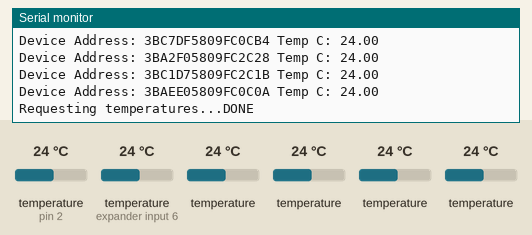
The sketch below on a simulated Arduino Uno, built with avr-gcc and run on an emulated ATmega328P. Shown: the last lines printed to the serial monitor. The test bench sets the inputs (shaded band); at power-on: temperature (sensors on pin 2, expander input 6) 24 °C, temperature 24 °C.

Above: at 1.2 s.
1.3 s: temperature (sensor on pin 2) set to 7 °C
At 1.57 s:
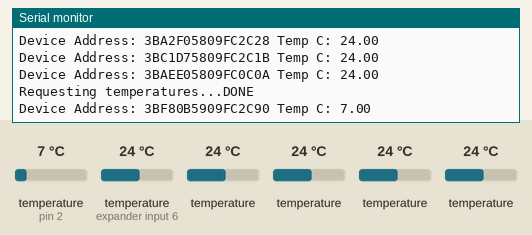
4.3 s: temperature (sensor on expander input 6) set to 12 °C
At 4.34 s:
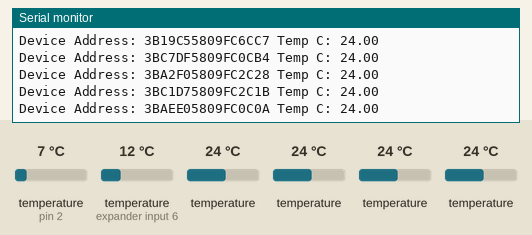
7.3 s: temperature (sensor 202) set to 7 °C
At 7.43 s:
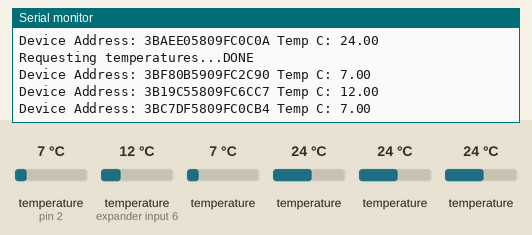
10.3 s: temperature (sensor on pin 2) set to 12 °C
At 10.4 s:
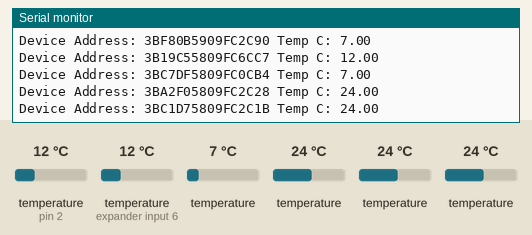
13.3 s: temperature (sensor 302) set to 12 °C
At 13.5 s:
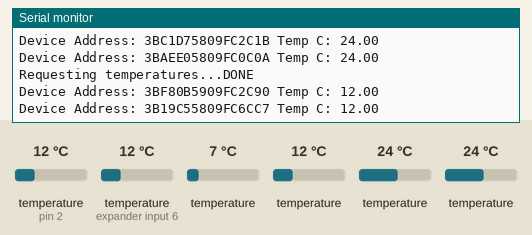
14.8 s: temperature (sensor 402) set to 7 °C
At 15.03 s:
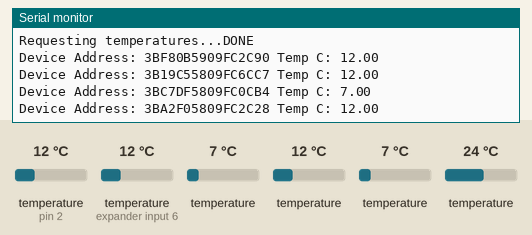
Timing chart, 0 to 17.8 s (numbered marks = the images above; inputs shaded):
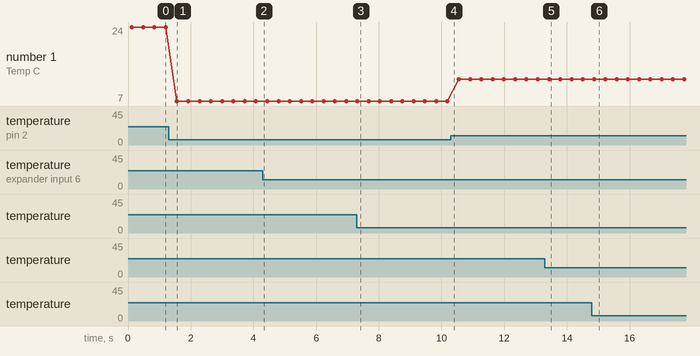

The sketch:

DOMUS_1Wire_test.ino
```cpp
#include <OneWire.h>
#include <DallasTemperature.h>

// Data wire is plugged into port 2 on the Arduino
#define ONE_WIRE_BUS 2
#define TEMPERATURE_PRECISION 9

// Setup a oneWire instance to communicate with any OneWire devices (not just Maxim/Dallas temperature ICs)
OneWire oneWire(ONE_WIRE_BUS);

// Pass our oneWire reference to Dallas Temperature.
DallasTemperature sensors(&oneWire);

// arrays to hold device addresses
DeviceAddress thermometer_body1 = {0x3B,0xF8,0x0B,0x59,0x09,0xFC,0x2C,0x90};
DeviceAddress thermometer_body2 = {0x3B,0x19,0xC5,0x58,0x09,0xFC,0x6C,0xC7};
DeviceAddress thermometer_body3 = {0x3B,0xC7,0xDF,0x58,0x09,0xFC,0x0C,0xB4};
DeviceAddress thermometer_ball1 = {0x3B,0xA2,0xF0,0x58,0x09,0xFC,0x2C,0x28};
DeviceAddress thermometer_ball2 = {0x3B,0xC1,0xD7,0x58,0x09,0xFC,0x2C,0x1B};
DeviceAddress thermometer_ball3 = {0x3B,0xAE,0xE0,0x58,0x09,0xFC,0x0C,0x0A};

void setup(void)
{
  // start serial port
  Serial.begin(9600);
  Serial.println("Starting Temperatuer Read");

  // Start up the library
  sensors.begin();


  // set the resolution to 9 bit
  sensors.setResolution(thermometer_body1, TEMPERATURE_PRECISION);
  sensors.setResolution(thermometer_body2, TEMPERATURE_PRECISION);
  sensors.setResolution(thermometer_body3, TEMPERATURE_PRECISION);
  sensors.setResolution(thermometer_ball1, TEMPERATURE_PRECISION);
  sensors.setResolution(thermometer_ball2, TEMPERATURE_PRECISION);
  sensors.setResolution(thermometer_ball3, TEMPERATURE_PRECISION);
}

// function to print the temperature for a device
void printTemperature(DeviceAddress deviceAddress)
{
  float tempC = sensors.getTempC(deviceAddress);
  Serial.print("Temp C: ");
  Serial.print(tempC);
}

// function to print a device address
void printAddress(DeviceAddress deviceAddress)
{
  for (uint8_t i = 0; i < 8; i++)
  {
    // zero pad the address if necessary
    if (deviceAddress[i] < 16) Serial.print("0");
    Serial.print(deviceAddress[i], HEX);
  }
}


// main function to print information about a device
void printData(DeviceAddress deviceAddress)
{
  Serial.print("Device Address: ");
  printAddress(deviceAddress);
  Serial.print(" ");
  printTemperature(deviceAddress);
  Serial.println();
}

void loop(void)
{
  // call sensors.requestTemperatures() to issue a global temperature
  // request to all devices on the bus
  Serial.print("Requesting temperatures...");
  sensors.requestTemperatures();
  Serial.println("DONE");

  // print the device information
  printData(thermometer_body1);
  printData(thermometer_body2);
  printData(thermometer_body3);
  printData(thermometer_ball1);
  printData(thermometer_ball2);
  printData(thermometer_ball3);
}
```

Measured:
- after the input at 1.3 s, the serial monitor: prints a new line after 0.26 s (image 1)
- after the input at 7.3 s, the serial monitor: prints a new line after 0.12 s (image 3)
